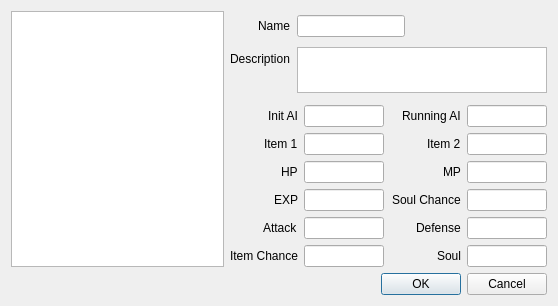
<?xml version="1.0" encoding="UTF-8"?>
<ui version="4.0">
 <class>EnemyDNAEditor</class>
 <widget class="QDialog" name="EnemyDNAEditor">
  <property name="geometry">
   <rect>
    <x>0</x>
    <y>0</y>
    <width>558</width>
    <height>306</height>
   </rect>
  </property>
  <property name="sizePolicy">
   <sizepolicy hsizetype="Preferred" vsizetype="Preferred">
    <horstretch>0</horstretch>
    <verstretch>0</verstretch>
   </sizepolicy>
  </property>
  <property name="windowTitle">
   <string>Enemy DNA Editor</string>
  </property>
  <layout class="QVBoxLayout" name="verticalLayout">
   <item>
    <layout class="QHBoxLayout" name="horizontalLayout" stretch="1,0">
     <item>
      <widget class="QListWidget" name="enemy_list">
       <property name="minimumSize">
        <size>
         <width>180</width>
         <height>0</height>
        </size>
       </property>
      </widget>
     </item>
     <item>
      <layout class="QVBoxLayout" name="verticalLayout_2">
       <item>
        <layout class="QFormLayout" name="formLayout">
         <property name="fieldGrowthPolicy">
          <enum>QFormLayout::AllNonFixedFieldsGrow</enum>
         </property>
         <property name="rowWrapPolicy">
          <enum>QFormLayout::DontWrapRows</enum>
         </property>
         <property name="labelAlignment">
          <set>Qt::AlignRight|Qt::AlignTrailing|Qt::AlignVCenter</set>
         </property>
         <property name="horizontalSpacing">
          <number>7</number>
         </property>
         <item row="0" column="0">
          <widget class="QLabel" name="label">
           <property name="text">
            <string>Name</string>
           </property>
          </widget>
         </item>
         <item row="0" column="1">
          <widget class="QLineEdit" name="name">
           <property name="sizePolicy">
            <sizepolicy hsizetype="Fixed" vsizetype="Fixed">
             <horstretch>0</horstretch>
             <verstretch>0</verstretch>
            </sizepolicy>
           </property>
          </widget>
         </item>
         <item row="1" column="1">
          <widget class="QPlainTextEdit" name="desc">
           <property name="minimumSize">
            <size>
             <width>250</width>
             <height>0</height>
            </size>
           </property>
           <property name="maximumSize">
            <size>
             <width>0</width>
             <height>46</height>
            </size>
           </property>
          </widget>
         </item>
         <item row="1" column="0">
          <widget class="QLabel" name="label_10">
           <property name="text">
            <string>Description</string>
           </property>
          </widget>
         </item>
        </layout>
       </item>
       <item>
        <layout class="QHBoxLayout" name="horizontalLayout_2" stretch="0,0">
         <item>
          <layout class="QVBoxLayout" name="verticalLayout_4">
           <item>
            <layout class="QFormLayout" name="formLayout_3">
             <property name="fieldGrowthPolicy">
              <enum>QFormLayout::AllNonFixedFieldsGrow</enum>
             </property>
             <property name="labelAlignment">
              <set>Qt::AlignRight|Qt::AlignTrailing|Qt::AlignVCenter</set>
             </property>
             <item row="0" column="0">
              <widget class="QLabel" name="label_13">
               <property name="text">
                <string>Init AI</string>
               </property>
              </widget>
             </item>
             <item row="0" column="1">
              <widget class="QLineEdit" name="init_ai">
               <property name="maximumSize">
                <size>
                 <width>80</width>
                 <height>16777215</height>
                </size>
               </property>
              </widget>
             </item>
             <item row="1" column="0">
              <widget class="QLabel" name="label_2">
               <property name="text">
                <string>Item 1</string>
               </property>
              </widget>
             </item>
             <item row="1" column="1">
              <widget class="QLineEdit" name="item_1">
               <property name="maximumSize">
                <size>
                 <width>80</width>
                 <height>16777215</height>
                </size>
               </property>
              </widget>
             </item>
             <item row="2" column="0">
              <widget class="QLabel" name="label_4">
               <property name="text">
                <string>HP</string>
               </property>
              </widget>
             </item>
             <item row="2" column="1">
              <widget class="QLineEdit" name="hp">
               <property name="maximumSize">
                <size>
                 <width>80</width>
                 <height>16777215</height>
                </size>
               </property>
              </widget>
             </item>
             <item row="3" column="0">
              <widget class="QLabel" name="label_12">
               <property name="text">
                <string>EXP</string>
               </property>
              </widget>
             </item>
             <item row="3" column="1">
              <widget class="QLineEdit" name="exp">
               <property name="maximumSize">
                <size>
                 <width>80</width>
                 <height>16777215</height>
                </size>
               </property>
              </widget>
             </item>
             <item row="4" column="0">
              <widget class="QLabel" name="label_6">
               <property name="text">
                <string>Attack</string>
               </property>
              </widget>
             </item>
             <item row="4" column="1">
              <widget class="QLineEdit" name="attack">
               <property name="maximumSize">
                <size>
                 <width>80</width>
                 <height>16777215</height>
                </size>
               </property>
              </widget>
             </item>
             <item row="5" column="0">
              <widget class="QLabel" name="label_11">
               <property name="text">
                <string>Item Chance</string>
               </property>
              </widget>
             </item>
             <item row="5" column="1">
              <widget class="QLineEdit" name="item_chance">
               <property name="maximumSize">
                <size>
                 <width>80</width>
                 <height>16777215</height>
                </size>
               </property>
              </widget>
             </item>
            </layout>
           </item>
          </layout>
         </item>
         <item>
          <layout class="QVBoxLayout" name="verticalLayout_5">
           <item>
            <layout class="QFormLayout" name="formLayout_2">
             <property name="fieldGrowthPolicy">
              <enum>QFormLayout::AllNonFixedFieldsGrow</enum>
             </property>
             <property name="labelAlignment">
              <set>Qt::AlignRight|Qt::AlignTrailing|Qt::AlignVCenter</set>
             </property>
             <item row="1" column="0">
              <widget class="QLabel" name="label_3">
               <property name="text">
                <string>Item 2</string>
               </property>
              </widget>
             </item>
             <item row="1" column="1">
              <widget class="QLineEdit" name="item_2">
               <property name="maximumSize">
                <size>
                 <width>80</width>
                 <height>16777215</height>
                </size>
               </property>
              </widget>
             </item>
             <item row="2" column="0">
              <widget class="QLabel" name="label_5">
               <property name="text">
                <string>MP</string>
               </property>
              </widget>
             </item>
             <item row="2" column="1">
              <widget class="QLineEdit" name="mp">
               <property name="maximumSize">
                <size>
                 <width>80</width>
                 <height>16777215</height>
                </size>
               </property>
              </widget>
             </item>
             <item row="4" column="0">
              <widget class="QLabel" name="label_7">
               <property name="text">
                <string>Defense</string>
               </property>
              </widget>
             </item>
             <item row="4" column="1">
              <widget class="QLineEdit" name="defense">
               <property name="maximumSize">
                <size>
                 <width>80</width>
                 <height>16777215</height>
                </size>
               </property>
              </widget>
             </item>
             <item row="0" column="0">
              <widget class="QLabel" name="label_14">
               <property name="text">
                <string>Running AI</string>
               </property>
              </widget>
             </item>
             <item row="0" column="1">
              <widget class="QLineEdit" name="running_ai">
               <property name="maximumSize">
                <size>
                 <width>80</width>
                 <height>16777215</height>
                </size>
               </property>
              </widget>
             </item>
             <item row="3" column="0">
              <widget class="QLabel" name="label_9">
               <property name="text">
                <string>Soul Chance</string>
               </property>
              </widget>
             </item>
             <item row="3" column="1">
              <widget class="QLineEdit" name="soul_chance">
               <property name="maximumSize">
                <size>
                 <width>80</width>
                 <height>16777215</height>
                </size>
               </property>
              </widget>
             </item>
             <item row="5" column="0">
              <widget class="QLabel" name="label_8">
               <property name="text">
                <string>Soul</string>
               </property>
              </widget>
             </item>
             <item row="5" column="1">
              <widget class="QLineEdit" name="soul">
               <property name="maximumSize">
                <size>
                 <width>80</width>
                 <height>16777215</height>
                </size>
               </property>
              </widget>
             </item>
            </layout>
           </item>
          </layout>
         </item>
        </layout>
       </item>
      </layout>
     </item>
    </layout>
   </item>
   <item>
    <widget class="QDialogButtonBox" name="buttonBox">
     <property name="orientation">
      <enum>Qt::Horizontal</enum>
     </property>
     <property name="standardButtons">
      <set>QDialogButtonBox::Cancel|QDialogButtonBox::Ok</set>
     </property>
    </widget>
   </item>
  </layout>
 </widget>
 <resources/>
 <connections>
  <connection>
   <sender>buttonBox</sender>
   <signal>accepted()</signal>
   <receiver>EnemyDNAEditor</receiver>
   <slot>accept()</slot>
   <hints>
    <hint type="sourcelabel">
     <x>248</x>
     <y>254</y>
    </hint>
    <hint type="destinationlabel">
     <x>157</x>
     <y>274</y>
    </hint>
   </hints>
  </connection>
  <connection>
   <sender>buttonBox</sender>
   <signal>rejected()</signal>
   <receiver>EnemyDNAEditor</receiver>
   <slot>reject()</slot>
   <hints>
    <hint type="sourcelabel">
     <x>316</x>
     <y>260</y>
    </hint>
    <hint type="destinationlabel">
     <x>286</x>
     <y>274</y>
    </hint>
   </hints>
  </connection>
 </connections>
</ui>
